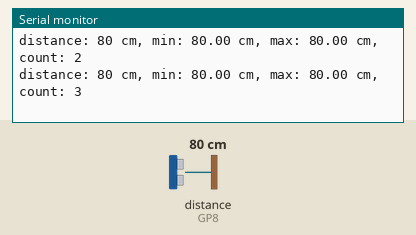
The sketch below on a simulated Raspberry Pi Pico. Shown: the last lines printed to the serial monitor. Wiring (inferred from the names in the program): ultrasonic range finder: trigger GP7; echo GP8. The test bench sets the inputs (shaded band); at power-on: distance to the obstacle (sensor on GP8) 80 cm. The echo pulse lasts 58.3 µs per cm.

Above: at 1.8 s.
1.9 s: distance to the obstacle (sensor on GP8) set to 2 cm
At 2.4 s:
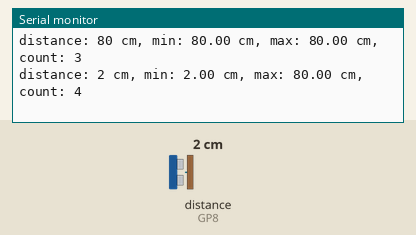
3.4 s: distance to the obstacle (sensor on GP8) set to 4 cm
At 3.9 s:
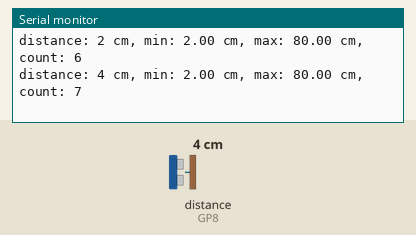
Timing chart, 0 to 6.4 s (numbered marks = the images above; inputs shaded):
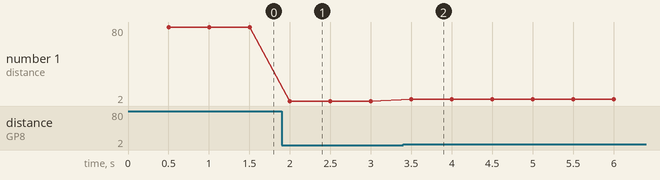

The sketch:

sensor_distance_51.ino
```cpp
// snippet: sensor_distance_51
// tags: distance, hcsr04, ultrasonic, trigger, echo
// boards: avr, esp32, megaavr, nano33iot, romi32u4, rp2040
// library: none
// description: HC-SR04 on pins 7/8
// prompts: hc-sr04, print, distance, running, minimum, running
// verified: compile-only
// source: kd-generated (id 51)
// exact-include: Arduino.h

#include <Arduino.h>

const int TRIG_PIN = 7;
const int ECHO_PIN = 8;
unsigned long prevMs = 0;
float minDist = 9999.0;
float maxDist = 0.0;
int count = 0;

void setup() {
  Serial.begin(9600);
  pinMode(TRIG_PIN, OUTPUT);
  pinMode(ECHO_PIN, INPUT);
}

long readCm() {
  digitalWrite(TRIG_PIN, LOW);
  delayMicroseconds(2);
  digitalWrite(TRIG_PIN, HIGH);
  delayMicroseconds(10);
  digitalWrite(TRIG_PIN, LOW);
  long duration = pulseIn(ECHO_PIN, HIGH, 30000);  // returns echo duration in us; divide by 58 for cm (speed of sound)
  return duration / 58;
}

void loop() {
  unsigned long now = millis();
  if (now - prevMs < 500) return;
  prevMs = now;

  long cm = readCm();
  if (cm > 0) {
    count++;
    if (cm < minDist) minDist = cm;
    if (cm > maxDist) maxDist = cm;
    Serial.print("distance: ");
    Serial.print(cm);
    Serial.print(" cm, min: ");
    Serial.print(minDist);
    Serial.print(" cm, max: ");
    Serial.print(maxDist);
    Serial.print(" cm, count: ");
    Serial.println(count);
  }
}
```

Measured:
- after the input at 1.9 s, the serial monitor: prints a new line after 0.10 s (image 1)
- after the input at 3.4 s, the serial monitor: prints a new line after 0.10 s (image 2)
